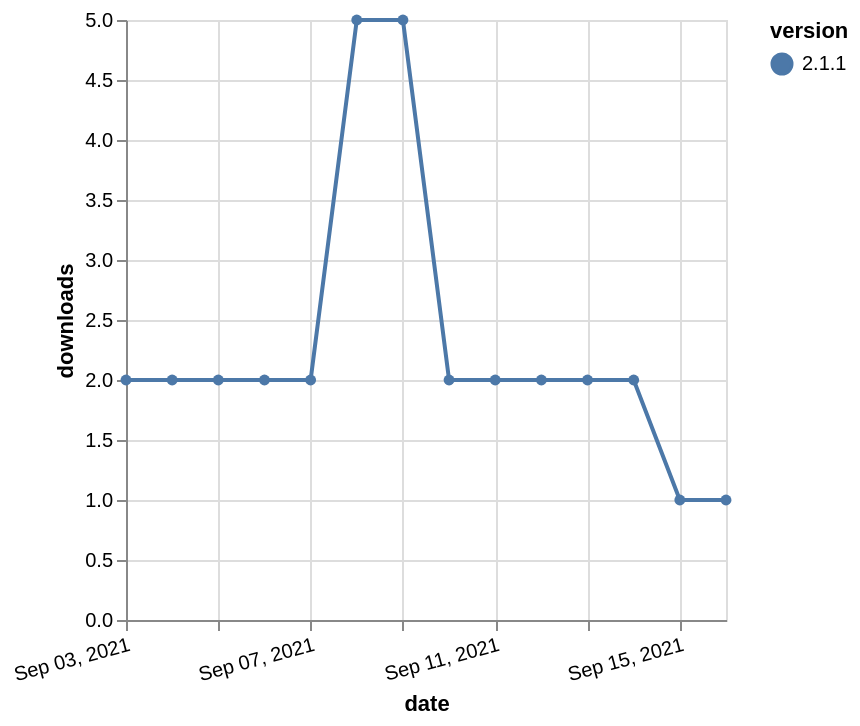

Describe this chart as a Vega-Lite specification.
### Vega-Lite specification from a JSON file in a GitHub repository (floating-point values rounded to 4 significant figures)
{"$schema": "https://vega.github.io/schema/vega-lite/v5.json", "description": "A simple bar chart with embedded data.", "data": {"values": [{"date": "2021-09-03", "total": 3449, "delta": 2, "version": "2.1.1"}, {"date": "2021-09-04", "total": 3451, "delta": 2, "version": "2.1.1"}, {"date": "2021-09-05", "total": 3453, "delta": 2, "version": "2.1.1"}, {"date": "2021-09-06", "total": 3455, "delta": 2, "version": "2.1.1"}, {"date": "2021-09-07", "total": 3457, "delta": 2, "version": "2.1.1"}, {"date": "2021-09-08", "total": 3462, "delta": 5, "version": "2.1.1"}, {"date": "2021-09-09", "total": 3467, "delta": 5, "version": "2.1.1"}, {"date": "2021-09-10", "total": 3469, "delta": 2, "version": "2.1.1"}, {"date": "2021-09-11", "total": 3471, "delta": 2, "version": "2.1.1"}, {"date": "2021-09-12", "total": 3473, "delta": 2, "version": "2.1.1"}, {"date": "2021-09-13", "total": 3475, "delta": 2, "version": "2.1.1"}, {"date": "2021-09-14", "total": 3477, "delta": 2, "version": "2.1.1"}, {"date": "2021-09-15", "total": 3478, "delta": 1, "version": "2.1.1"}, {"date": "2021-09-16", "total": 3479, "delta": 1, "version": "2.1.1"}]}, "width": "container", "mark": {"type": "line", "point": {"filled": true}}, "encoding": {"x": {"field": "date", "type": "temporal", "timeUnit": "yearmonthdate", "title": "date", "axis": {"labelAngle": -15}}, "y": {"field": "delta", "type": "quantitative", "title": "downloads"}, "color": {"field": "version", "type": "nominal"}, "tooltip": {"field": "delta"}}}
